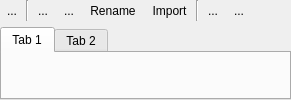
      <widget class="QWidget" name="layoutWidget1">
       <layout class="QVBoxLayout">
        <property name="spacing">
         <number>6</number>
        </property>
        <property name="leftMargin">
         <number>0</number>
        </property>
        <property name="topMargin">
         <number>0</number>
        </property>
        <property name="rightMargin">
         <number>0</number>
        </property>
        <property name="bottomMargin">
         <number>0</number>
        </property>
        <item>
         <widget class="QFrame" name="frame">
          <property name="sizePolicy">
           <sizepolicy hsizetype="Preferred" vsizetype="Preferred">
            <horstretch>0</horstretch>
            <verstretch>0</verstretch>
           </sizepolicy>
          </property>
          <property name="frameShape">
           <enum>QFrame::NoFrame</enum>
          </property>
          <property name="frameShadow">
           <enum>QFrame::Raised</enum>
          </property>
          <layout class="QHBoxLayout">
           <property name="spacing">
            <number>2</number>
           </property>
           <property name="leftMargin">
            <number>0</number>
           </property>
           <property name="topMargin">
            <number>0</number>
           </property>
           <property name="rightMargin">
            <number>0</number>
           </property>
           <property name="bottomMargin">
            <number>0</number>
           </property>
           <item>
            <widget class="QToolButton" name="newFolderButton">
             <property name="toolTip">
              <string>&lt;html&gt;&lt;head&gt;&lt;meta name=&quot;qrichtext&quot; content=&quot;1&quot; /&gt;&lt;style type=&quot;text/css&quot;&gt;
p, li { white-space: pre-wrap; }
&lt;/style&gt;&lt;/head&gt;&lt;body style=&quot; font-family:'Sans Serif'; font-size:9pt; font-weight:400; font-style:normal; text-decoration:none;&quot;&gt;
&lt;p style=&quot; margin-top:0px; margin-bottom:0px; margin-left:0px; margin-right:0px; -qt-block-indent:0; text-indent:0px;&quot;&gt;New folder&lt;/p&gt;&lt;/body&gt;&lt;/html&gt;</string>
             </property>
             <property name="text">
              <string>...</string>
             </property>
             <property name="icon">
              <iconset resource="layResources.qrc">
               <normaloff>:/new_folder.png</normaloff>:/new_folder.png</iconset>
             </property>
             <property name="autoRaise">
              <bool>true</bool>
             </property>
            </widget>
           </item>
           <item>
            <widget class="Line" name="line_5">
             <property name="orientation">
              <enum>Qt::Vertical</enum>
             </property>
            </widget>
           </item>
           <item>
            <widget class="QToolButton" name="addButton">
             <property name="toolTip">
              <string>&lt;html&gt;&lt;head&gt;&lt;meta name=&quot;qrichtext&quot; content=&quot;1&quot; /&gt;&lt;style type=&quot;text/css&quot;&gt;
p, li { white-space: pre-wrap; }
&lt;/style&gt;&lt;/head&gt;&lt;body style=&quot; font-family:'Sans Serif'; font-size:9pt; font-weight:400; font-style:normal; text-decoration:none;&quot;&gt;
&lt;p style=&quot; margin-top:0px; margin-bottom:0px; margin-left:0px; margin-right:0px; -qt-block-indent:0; text-indent:0px; font-size:10pt;&quot;&gt;New&lt;/p&gt;&lt;/body&gt;&lt;/html&gt;</string>
             </property>
             <property name="text">
              <string>...</string>
             </property>
             <property name="icon">
              <iconset resource="layResources.qrc">
               <normaloff>:/add.png</normaloff>:/add.png</iconset>
             </property>
             <property name="autoRaise">
              <bool>true</bool>
             </property>
            </widget>
           </item>
           <item>
            <widget class="QToolButton" name="deleteButton">
             <property name="toolTip">
              <string>&lt;html&gt;&lt;head&gt;&lt;meta name=&quot;qrichtext&quot; content=&quot;1&quot; /&gt;&lt;style type=&quot;text/css&quot;&gt;
p, li { white-space: pre-wrap; }
&lt;/style&gt;&lt;/head&gt;&lt;body style=&quot; font-family:'Sans Serif'; font-size:9pt; font-weight:400; font-style:normal; text-decoration:none;&quot;&gt;
&lt;p style=&quot; margin-top:0px; margin-bottom:0px; margin-left:0px; margin-right:0px; -qt-block-indent:0; text-indent:0px; font-size:10pt;&quot;&gt;Delete&lt;/p&gt;&lt;/body&gt;&lt;/html&gt;</string>
             </property>
             <property name="text">
              <string>...</string>
             </property>
             <property name="icon">
              <iconset resource="layResources.qrc">
               <normaloff>:/clear.png</normaloff>:/clear.png</iconset>
             </property>
             <property name="autoRaise">
              <bool>true</bool>
             </property>
            </widget>
           </item>
           <item>
            <widget class="QToolButton" name="renameButton">
             <property name="toolTip">
              <string>&lt;html&gt;&lt;head&gt;&lt;meta name=&quot;qrichtext&quot; content=&quot;1&quot; /&gt;&lt;style type=&quot;text/css&quot;&gt;
p, li { white-space: pre-wrap; }
&lt;/style&gt;&lt;/head&gt;&lt;body style=&quot; font-family:'Sans Serif'; font-size:9pt; font-weight:400; font-style:normal; text-decoration:none;&quot;&gt;
&lt;p style=&quot; margin-top:0px; margin-bottom:0px; margin-left:0px; margin-right:0px; -qt-block-indent:0; text-indent:0px;&quot;&gt;Rename&lt;/p&gt;&lt;/body&gt;&lt;/html&gt;</string>
             </property>
             <property name="text">
              <string>Rename</string>
             </property>
             <property name="icon">
              <iconset resource="layResources.qrc">
               <normaloff>:/rename.png</normaloff>:/rename.png</iconset>
             </property>
             <property name="autoRaise">
              <bool>true</bool>
             </property>
            </widget>
           </item>
           <item>
            <widget class="QToolButton" name="importButton">
             <property name="toolTip">
              <string>&lt;html&gt;&lt;head&gt;&lt;meta name=&quot;qrichtext&quot; content=&quot;1&quot; /&gt;&lt;style type=&quot;text/css&quot;&gt;
p, li { white-space: pre-wrap; }
&lt;/style&gt;&lt;/head&gt;&lt;body style=&quot; font-family:'Sans Serif'; font-size:10pt; font-weight:400; font-style:normal; text-decoration:none;&quot;&gt;
&lt;p style=&quot; margin-top:0px; margin-bottom:0px; margin-left:0px; margin-right:0px; -qt-block-indent:0; text-indent:0px;&quot;&gt;Import file&lt;/p&gt;&lt;/body&gt;&lt;/html&gt;</string>
             </property>
             <property name="text">
              <string>Import</string>
             </property>
             <property name="icon">
              <iconset resource="layResources.qrc">
               <normaloff>:/import.png</normaloff>:/import.png</iconset>
             </property>
             <property name="autoRaise">
              <bool>true</bool>
             </property>
            </widget>
           </item>
           <item>
            <widget class="Line" name="line_4">
             <property name="orientation">
              <enum>Qt::Vertical</enum>
             </property>
            </widget>
           </item>
           <item>
            <widget class="QToolButton" name="saveAllButton">
             <property name="toolTip">
              <string>&lt;html&gt;&lt;head/&gt;&lt;body&gt;&lt;p&gt;Save all files (Ctrl+Shift+S)&lt;/p&gt;&lt;/body&gt;&lt;/html&gt;</string>
             </property>
             <property name="text">
              <string>...</string>
             </property>
             <property name="icon">
              <iconset resource="layResources.qrc">
               <normaloff>:/save_all.png</normaloff>:/save_all.png</iconset>
             </property>
             <property name="shortcut">
              <string>Ctrl+Shift+S</string>
             </property>
             <property name="autoRaise">
              <bool>true</bool>
             </property>
            </widget>
           </item>
           <item>
            <widget class="QToolButton" name="saveButton">
             <property name="toolTip">
              <string>&lt;html&gt;&lt;head/&gt;&lt;body&gt;&lt;p&gt;Save current file (Ctrl+S)&lt;/p&gt;&lt;/body&gt;&lt;/html&gt;</string>
             </property>
             <property name="text">
              <string>...</string>
             </property>
             <property name="icon">
              <iconset resource="layResources.qrc">
               <normaloff>:/save.png</normaloff>:/save.png</iconset>
             </property>
             <property name="shortcut">
              <string>Ctrl+S</string>
             </property>
             <property name="autoRaise">
              <bool>true</bool>
             </property>
            </widget>
           </item>
           <item>
            <spacer>
             <property name="orientation">
              <enum>Qt::Horizontal</enum>
             </property>
             <property name="sizeType">
              <enum>QSizePolicy::Expanding</enum>
             </property>
             <property name="sizeHint" stdset="0">
              <size>
               <width>40</width>
               <height>20</height>
              </size>
             </property>
            </spacer>
           </item>
          </layout>
         </widget>
        </item>
        <item>
         <widget class="QTabWidget" name="treeTab">
          <widget class="QWidget" name="tab">
           <attribute name="title">
            <string>Tab 1</string>
           </attribute>
          </widget>
          <widget class="QWidget" name="tab_3">
           <attribute name="title">
            <string>Tab 2</string>
           </attribute>
          </widget>
         </widget>
        </item>
       </layout>
      </widget>
